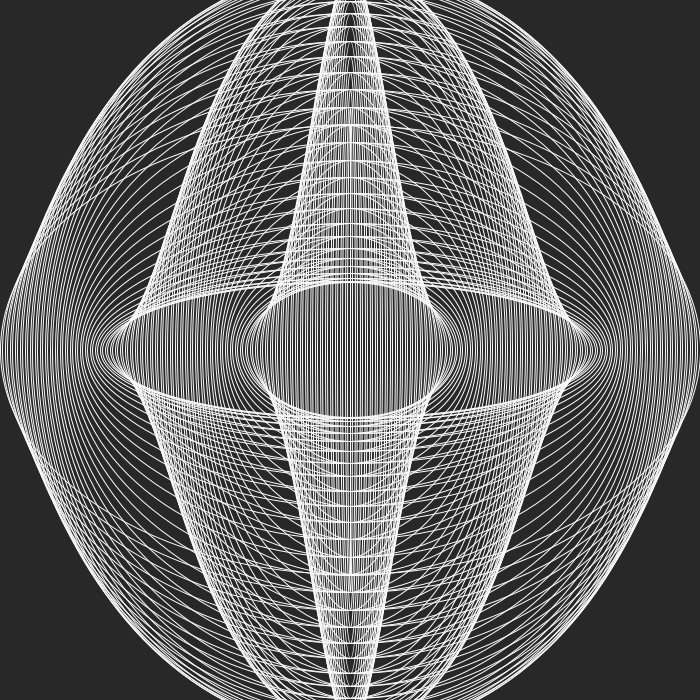
Frame 1 (no input)
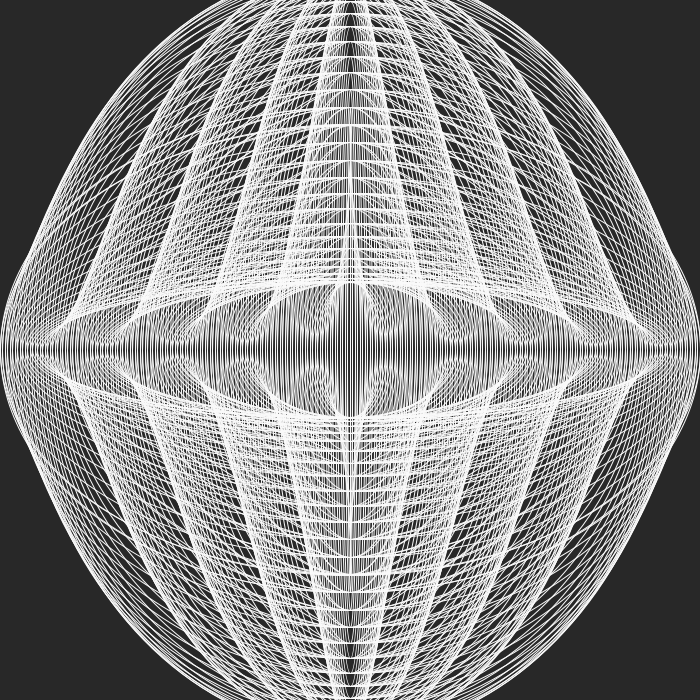
Frame 2 (the mouse pressed at the canvas centre, redrawn once)

The Processing sketch that drew these frames (run headless with seeded random() and noise(); the mouse was pressed at the canvas centre and the sketch redrawn once):

// Processing sketch: processing_93757
// ── processing_93757.pde

/* Modified by @ramayac, 19-03-2013 */

float offset = 50.0;
float scaleVal = 35.0;
float angleInc = PI/28.0;
float angle = 0.0;

void setup(){
    size(700,700);
    background(40);
    noFill();
    stroke(250);
    smooth();
    noLoop();
}

void draw(){
    for(int x = 0; x <= width; x += 5) {
      float y = offset + (sin(angle) * scaleVal);

      arc(width/2,height/2, x, y*9, HALF_PI,TWO_PI*2);
      
      angle += angleInc;   
    }
}
